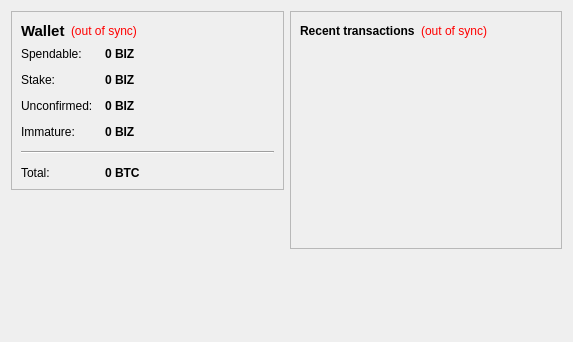
<?xml version="1.0" encoding="UTF-8"?>
<ui version="4.0">
 <class>OverviewPage</class>
 <widget class="QWidget" name="OverviewPage">
  <property name="geometry">
   <rect>
    <x>0</x>
    <y>0</y>
    <width>573</width>
    <height>342</height>
   </rect>
  </property>
  <property name="windowTitle">
   <string>Form</string>
  </property>
  <layout class="QHBoxLayout" name="horizontalLayout" stretch="1,1">
   <item>
    <layout class="QVBoxLayout" name="verticalLayout_2">
     <item>
      <widget class="QFrame" name="frame">
       <property name="frameShape">
        <enum>QFrame::StyledPanel</enum>
       </property>
       <property name="frameShadow">
        <enum>QFrame::Raised</enum>
       </property>
       <layout class="QVBoxLayout" name="verticalLayout_4">
        <item>
         <layout class="QHBoxLayout" name="horizontalLayout_4">
          <item>
           <widget class="QLabel" name="label_5">
            <property name="font">
             <font>
              <pointsize>11</pointsize>
              <weight>75</weight>
              <bold>true</bold>
             </font>
            </property>
            <property name="text">
             <string>Wallet</string>
            </property>
           </widget>
          </item>
          <item>
           <widget class="QLabel" name="labelWalletStatus">
            <property name="toolTip">
             <string>The displayed information may be out of date. Your wallet automatically synchronizes with the bizcoin network after a connection is established, but this process has not completed yet.</string>
            </property>
            <property name="styleSheet">
             <string notr="true">QLabel { color: red; }</string>
            </property>
            <property name="text">
             <string notr="true">(out of sync)</string>
            </property>
            <property name="alignment">
             <set>Qt::AlignLeading|Qt::AlignLeft|Qt::AlignVCenter</set>
            </property>
           </widget>
          </item>
          <item>
           <spacer name="horizontalSpacer_2">
            <property name="orientation">
             <enum>Qt::Horizontal</enum>
            </property>
            <property name="sizeHint" stdset="0">
             <size>
              <width>40</width>
              <height>20</height>
             </size>
            </property>
           </spacer>
          </item>
         </layout>
        </item>
        <item>
         <layout class="QFormLayout" name="formLayout_2">
          <property name="fieldGrowthPolicy">
           <enum>QFormLayout::AllNonFixedFieldsGrow</enum>
          </property>
          <property name="horizontalSpacing">
           <number>12</number>
          </property>
          <property name="verticalSpacing">
           <number>12</number>
          </property>
          <item row="0" column="0">
           <widget class="QLabel" name="label">
            <property name="text">
             <string>Spendable:</string>
            </property>
           </widget>
          </item>
          <item row="0" column="1">
           <widget class="QLabel" name="labelBalance">
            <property name="font">
             <font>
              <weight>75</weight>
              <bold>true</bold>
             </font>
            </property>
            <property name="cursor">
             <cursorShape>IBeamCursor</cursorShape>
            </property>
            <property name="toolTip">
             <string>Your current spendable balance</string>
            </property>
            <property name="text">
             <string notr="true">0 BIZ</string>
            </property>
            <property name="textInteractionFlags">
             <set>Qt::LinksAccessibleByMouse|Qt::TextSelectableByKeyboard|Qt::TextSelectableByMouse</set>
            </property>
           </widget>
          </item>
          <item row="1" column="0">
           <widget class="QLabel" name="label_6">
            <property name="text">
             <string>Stake:</string>
            </property>
           </widget>
          </item>
          <item row="1" column="1">
           <widget class="QLabel" name="labelStake">
            <property name="font">
             <font>
              <weight>75</weight>
              <bold>true</bold>
             </font>
            </property>
            <property name="cursor">
             <cursorShape>IBeamCursor</cursorShape>
            </property>
            <property name="toolTip">
             <string>Total of coins that was staked, and do not yet count toward the current balance</string>
            </property>
            <property name="text">
             <string notr="true">0 BIZ</string>
            </property>
            <property name="textInteractionFlags">
             <set>Qt::LinksAccessibleByMouse|Qt::TextSelectableByKeyboard|Qt::TextSelectableByMouse</set>
            </property>
           </widget>
          </item>
          <item row="2" column="0">
           <widget class="QLabel" name="label_3">
            <property name="text">
             <string>Unconfirmed:</string>
            </property>
           </widget>
          </item>
          <item row="2" column="1">
           <widget class="QLabel" name="labelUnconfirmed">
            <property name="font">
             <font>
              <weight>75</weight>
              <bold>true</bold>
             </font>
            </property>
            <property name="cursor">
             <cursorShape>IBeamCursor</cursorShape>
            </property>
            <property name="toolTip">
             <string>Total of transactions that have yet to be confirmed, and do not yet count toward the current balance</string>
            </property>
            <property name="text">
             <string notr="true">0 BIZ</string>
            </property>
            <property name="textInteractionFlags">
             <set>Qt::LinksAccessibleByMouse|Qt::TextSelectableByKeyboard|Qt::TextSelectableByMouse</set>
            </property>
           </widget>
          </item>
          <item row="3" column="0">
           <widget class="QLabel" name="labelImmatureText">
            <property name="text">
             <string>Immature:</string>
            </property>
           </widget>
          </item>
          <item row="3" column="1">
           <widget class="QLabel" name="labelImmature">
            <property name="font">
             <font>
              <weight>75</weight>
              <bold>true</bold>
             </font>
            </property>
            <property name="toolTip">
             <string>Mined balance that has not yet matured</string>
            </property>
            <property name="text">
             <string notr="true">0 BIZ</string>
            </property>
            <property name="textInteractionFlags">
             <set>Qt::LinksAccessibleByMouse|Qt::TextSelectableByKeyboard|Qt::TextSelectableByMouse</set>
            </property>
           </widget>
          </item>
          <item row="4" column="0" colspan="2">
           <widget class="Line" name="line">
            <property name="orientation">
             <enum>Qt::Horizontal</enum>
            </property>
           </widget>
          </item>
          <item row="5" column="0">
           <widget class="QLabel" name="labelTotalText">
            <property name="text">
             <string>Total:</string>
            </property>
           </widget>
          </item>
          <item row="5" column="1">
           <widget class="QLabel" name="labelTotal">
            <property name="font">
             <font>
              <weight>75</weight>
              <bold>true</bold>
             </font>
            </property>
            <property name="cursor">
             <cursorShape>IBeamCursor</cursorShape>
            </property>
            <property name="toolTip">
             <string>Your current total balance</string>
            </property>
            <property name="text">
             <string notr="true">0 BTC</string>
            </property>
            <property name="textInteractionFlags">
             <set>Qt::LinksAccessibleByMouse|Qt::TextSelectableByKeyboard|Qt::TextSelectableByMouse</set>
            </property>
           </widget>
          </item>
         </layout>
        </item>
       </layout>
      </widget>
     </item>
     <item>
      <spacer name="verticalSpacer_3">
       <property name="orientation">
        <enum>Qt::Vertical</enum>
       </property>
       <property name="sizeHint" stdset="0">
        <size>
         <width>20</width>
         <height>40</height>
        </size>
       </property>
      </spacer>
     </item>
     <item>
      <widget class="QLabel" name="label_2">
       <property name="text">
        <string/>
       </property>
       <property name="pixmap">
        <pixmap resource="../bitcoin.qrc">:/images/backg</pixmap>
       </property>
       <property name="scaledContents">
        <bool>false</bool>
       </property>
       <property name="alignment">
        <set>Qt::AlignCenter</set>
       </property>
      </widget>
     </item>
     <item>
      <spacer name="verticalSpacer">
       <property name="orientation">
        <enum>Qt::Vertical</enum>
       </property>
       <property name="sizeHint" stdset="0">
        <size>
         <width>20</width>
         <height>40</height>
        </size>
       </property>
      </spacer>
     </item>
    </layout>
   </item>
   <item>
    <layout class="QVBoxLayout" name="verticalLayout_3">
     <item>
      <widget class="QFrame" name="frame_2">
       <property name="frameShape">
        <enum>QFrame::StyledPanel</enum>
       </property>
       <property name="frameShadow">
        <enum>QFrame::Raised</enum>
       </property>
       <layout class="QVBoxLayout" name="verticalLayout">
        <item>
         <layout class="QHBoxLayout" name="horizontalLayout_2">
          <item>
           <widget class="QLabel" name="label_4">
            <property name="text">
             <string>&lt;b&gt;Recent transactions&lt;/b&gt;</string>
            </property>
           </widget>
          </item>
          <item>
           <widget class="QLabel" name="labelTransactionsStatus">
            <property name="toolTip">
             <string>The displayed information may be out of date. Your wallet automatically synchronizes with the bizcoin network after a connection is established, but this process has not completed yet.</string>
            </property>
            <property name="styleSheet">
             <string notr="true">QLabel { color: red; }</string>
            </property>
            <property name="text">
             <string notr="true">(out of sync)</string>
            </property>
            <property name="alignment">
             <set>Qt::AlignRight|Qt::AlignTrailing|Qt::AlignVCenter</set>
            </property>
           </widget>
          </item>
          <item>
           <spacer name="horizontalSpacer">
            <property name="orientation">
             <enum>Qt::Horizontal</enum>
            </property>
            <property name="sizeHint" stdset="0">
             <size>
              <width>40</width>
              <height>20</height>
             </size>
            </property>
           </spacer>
          </item>
         </layout>
        </item>
        <item>
         <widget class="QListView" name="listTransactions">
          <property name="styleSheet">
           <string notr="true">QListView { background: transparent; }</string>
          </property>
          <property name="frameShape">
           <enum>QFrame::NoFrame</enum>
          </property>
          <property name="verticalScrollBarPolicy">
           <enum>Qt::ScrollBarAlwaysOff</enum>
          </property>
          <property name="horizontalScrollBarPolicy">
           <enum>Qt::ScrollBarAlwaysOff</enum>
          </property>
          <property name="selectionMode">
           <enum>QAbstractItemView::NoSelection</enum>
          </property>
         </widget>
        </item>
       </layout>
      </widget>
     </item>
     <item>
      <spacer name="verticalSpacer_2">
       <property name="orientation">
        <enum>Qt::Vertical</enum>
       </property>
       <property name="sizeHint" stdset="0">
        <size>
         <width>20</width>
         <height>40</height>
        </size>
       </property>
      </spacer>
     </item>
    </layout>
   </item>
  </layout>
 </widget>
 <resources>
  <include location="../bitcoin.qrc"/>
 </resources>
 <connections/>
</ui>
